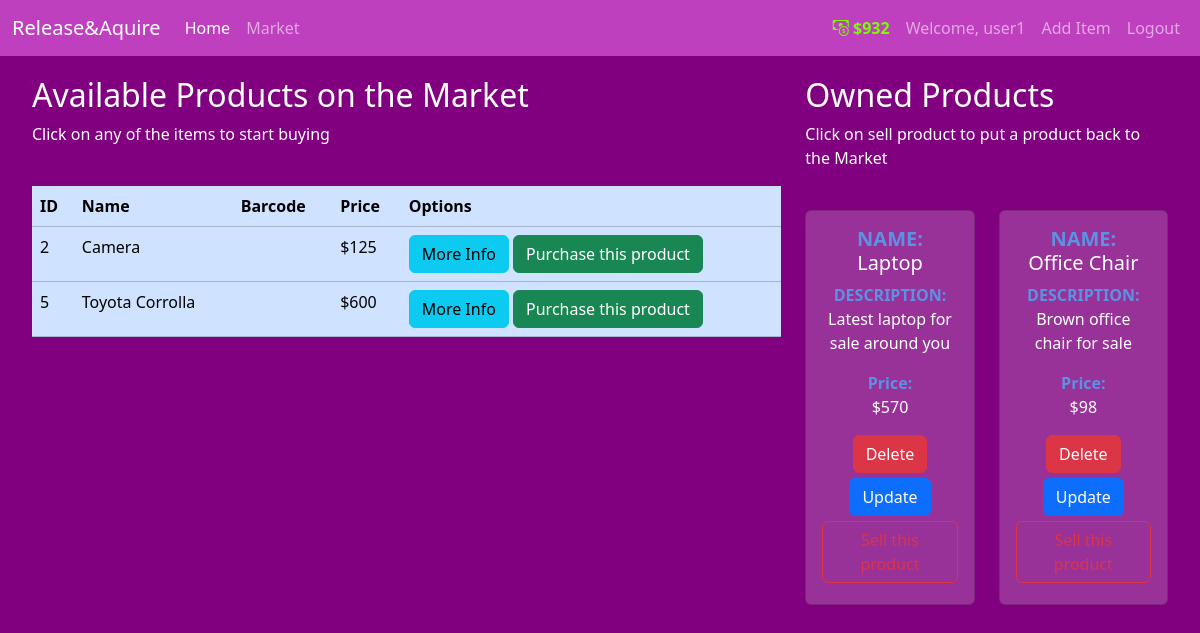
The app's page /market (signed in) with its own data.
### marketplace/models.py (models this page shows, shortened)
class User(db.Model, UserMixin):
    id = db.Column(db.Integer(), primary_key=True)
    username = db.Column(db.String(length=30), nullable=False, unique=True)
    email = db.Column(db.String(length=50), nullable=False, unique=True)
    password_hashed = db.Column(db.String(length=60), nullable=False)
    budget = db.Column(db.Integer(), nullable=False, default=1000)
    items = db.relationship('Item', backref='owned_user', lazy=True)
    @property
    def prettier_budget(self):
        if len(str(self.budget)) >= 4:
            return f'${str(self.budget)[:-3]},{str(self.budget)[-3:]}'
        else:
            return f"${self.budget}"
    @property
    def password(self):
        return self.password

class Item(db.Model):
    id = db.Column(db.Integer(), primary_key=True)
    name = db.Column(db.String(length=30), nullable=False, unique=True)
    """barcode = db.Column(db.String(length=12), nullable=False, unique=True)"""
    price = db.Column(db.Integer(), nullable=False)
    description = db.Column(db.String(length=1024), nullable=False)
    owner = db.Column(db.Integer(), db.ForeignKey('user.id'))
    date_posted = db.Column(db.DateTime, nullable=False, default=datetime.utcnow)

### marketplace/routes.py (the view, shortened to what this page needs)
@app.route('/market', methods=['GET', 'POST'])
@login_required
def market_page():
    purchase_form = PurchaseItemForm()
    selling_form = SellItemForm()
    updateitem_form = UpdateItemForm()
    deleteitem_form = DeleteItemForm()
    if request.method == "GET":
        items = Item.query.filter_by(owner=None)
        owned_items = Item.query.filter_by(owner=current_user.id)
        return render_template('market.html', title='Market', items=items, purchase_form=purchase_form, selling_form=selling_form, updateitem_form=updateitem_form, deleteitem_form=deleteitem_form, owned_items=owned_items)

### marketplace/models.py (called while the page is built)
@login_manager.user_loader
def load_user(user_id):
    return User.query.get(int(user_id))

### marketplace/templates/market.html (shortened to what this page needs)
{% extends "layout.html" %} {% block content %}
<div
  class="row"
  style="margin-top: 20px; margin-left: 20px; margin-right: 20px"
>
  <div class="col-8">
    <h2>Available Products on the Market</h2>
    <p>Click on any of the items to start buying</p>
    <br />
    <table class="table table-hover table-primary">
      <thead>
        <tr>
          <th scope="col">ID</th>
          <th scope="col">Name</th>
          <th scope="col">Barcode</th>
          <th scope="col">Price</th>
          <th scope="col">Options</th>
        </tr>
      </thead>
      <tbody>
        {% for item in items %}
        <tr>
          <td>{{ item.id }}</td>
          <td>{{ item.name }}</td>
          <td>{{ item.barcode }}</td>
          <td>${{ item.price }}</td>
          <td>
            <button class="btn btn-outline btn-info" data-bs-toggle="modal" data-bs-target="#Modal-MoreInfo-{{ item.id }}">More Info</button>
            <button class="btn btn-outline btn-success" data-bs-toggle="modal" data-bs-target="#Modal-PurchaseItem-{{ item.id }}">
              Purchase this product
            </button>
          </td>
        </tr>
        {% endfor %}
      </tbody>
    </table>
  </div>
  <div class="col-4">
    <h2>Owned Products</h2>
    <p>Click on sell product to put a product back to the Market</p>
    <br />
    <div class="row">
      {% for owned_item in owned_items %}
        <div class="col-md-6">
          <div class="card text-center" style="background-color: #983198; margin-bottom: 5px; color: white">
            <div class="card-body">
              <h5 class="card-title"><strong style="color: #5c92e3" >NAME: <br> </strong>{{ owned_item.name }}</h5>
              <p class="card-text"><strong style="color: #5c92e3" >DESCRIPTION: <br> </strong>{{ owned_item.description }}</p>
              <p class="card-text"><strong style="color: #5c92e3" >Price: <br> </strong>${{ owned_item.price }}</p>
              <button type="button" class="btn btn-danger" style="margin-bottom: 5px;" data-bs-toggle="modal" data-bs-target="#Modal-DeleteItem-{{ owned_item.id }}">Delete</button>
        <button type="button" class="btn btn-primary" style="margin-bottom: 5px;" data-bs-toggle="modal" data-bs-target="#Modal-EditItem-{{ owned_item.id }}">Update
        </button>
              <button type="button" class="btn btn-outline-danger" style="margin-bottom: 5px;" data-bs-toggle="modal" data-bs-target="#Modal-SellItem-{{ owned_item.id }}">
              </button>
            </div>
          </div>
        </div>
      {% endfor %}
    </div>
  </div>
</div>
{% endblock content %}

### marketplace/templates/layout.html (shortened to what this page needs)
<!DOCTYPE html>
<html lang="en">
  <head>
    <link
      href="https://cdn.jsdelivr.net/npm/bootstrap@5.3.2/dist/css/bootstrap.min.css"
      rel="stylesheet"
    />
    <link rel="stylesheet" href="https://cdn.jsdelivr.net/npm/bootstrap-icons@1.11.3/font/bootstrap-icons.min.css">
  </head>
  <body>
    <nav
      class="navbar navbar-expand-lg navbar-dark"
      style="background-color: #bf40bf"
    >
      <div class="container-fluid">
        <a class="navbar-brand" href="/">Release&Aquire</a>
        <div class="collapse navbar-collapse" id="navbarNav">
          <ul class="navbar-nav me-auto mb-2 mb-lg-0">
            <li class="nav-item">
              <a class="nav-link active" aria-current="page" href="{{ url_for('home_page') }}">Home</a>
            </li>
            <li class="nav-item">
              <a class="nav-link" href="{{ url_for('market_page') }}">Market</a>
            </li>
          </ul>
            {% if current_user.is_authenticated %}
            <ul class="navbar-nav">
              <li class="nav-item">
                <a class="nav-link" style="color: lawngreen; font-weight: bold">
                  <i class="bi bi-cash-coin"></i>
                  {{ current_user.prettier_budget }}
                </a>
              </li>
              <li class="nav-item">
                <a class="nav-link">Welcome, {{ current_user.username }}</a>
              </li>
              <li class="nav-item">
                <a class="nav-link" href="{{ url_for('new_item') }}">Add Item</a>
              </li>
              <li class="nav-item">
                <a class="nav-link" href="{{ url_for('logout_page') }}">Logout</a>
              </li>
            </ul>
            {% endif %}
        </div>
      </div>
    </nav>
    {% block content %}{% endblock %}
  </body>
</html>

### marketplace/templates/layout.html (style rules this page uses)
body { background-color: #800080; color: white; }

### records on screen
User: prettier_budget "$932", username "user1"
Item: id "2", name "Camera", price "125"
Item: id "5", name "Toyota Corrolla", price "600"
Item: name "Laptop", description "Latest laptop for sale around you", price "570"
Item: name "Office Chair", description "Brown office chair for sale", price "98"
